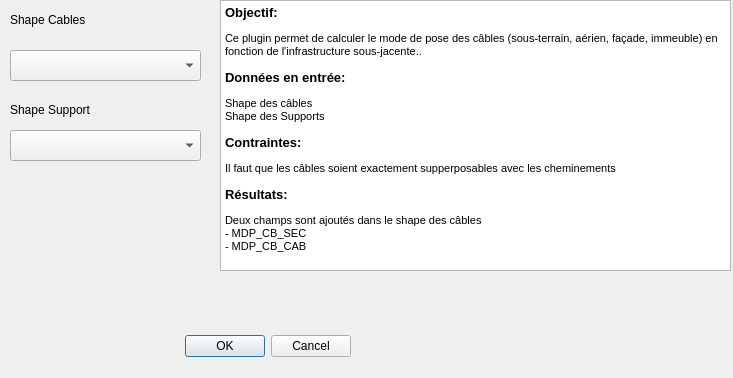
<?xml version="1.0" encoding="UTF-8"?>
<ui version="4.0">
 <class>Calcul_mode_pose_sectionDialogBase</class>
 <widget class="QDialog" name="Calcul_mode_pose_sectionDialogBase">
  <property name="geometry">
   <rect>
    <x>0</x>
    <y>0</y>
    <width>733</width>
    <height>378</height>
   </rect>
  </property>
  <property name="windowTitle">
   <string>Calcul_mode_pose_section</string>
  </property>
  <widget class="QDialogButtonBox" name="button_box">
   <property name="geometry">
    <rect>
     <x>10</x>
     <y>330</y>
     <width>341</width>
     <height>32</height>
    </rect>
   </property>
   <property name="orientation">
    <enum>Qt::Horizontal</enum>
   </property>
   <property name="standardButtons">
    <set>QDialogButtonBox::Cancel|QDialogButtonBox::Ok</set>
   </property>
  </widget>
  <widget class="QComboBox" name="comboCABLES">
   <property name="geometry">
    <rect>
     <x>10</x>
     <y>50</y>
     <width>191</width>
     <height>31</height>
    </rect>
   </property>
  </widget>
  <widget class="QComboBox" name="comboSUPPORT">
   <property name="geometry">
    <rect>
     <x>10</x>
     <y>130</y>
     <width>191</width>
     <height>31</height>
    </rect>
   </property>
  </widget>
  <widget class="QLabel" name="label">
   <property name="geometry">
    <rect>
     <x>10</x>
     <y>10</y>
     <width>101</width>
     <height>20</height>
    </rect>
   </property>
   <property name="text">
    <string>Shape Cables</string>
   </property>
  </widget>
  <widget class="QLabel" name="label_2">
   <property name="geometry">
    <rect>
     <x>10</x>
     <y>100</y>
     <width>101</width>
     <height>20</height>
    </rect>
   </property>
   <property name="text">
    <string>Shape Support</string>
   </property>
  </widget>
  <widget class="QTextBrowser" name="textBrowser">
   <property name="geometry">
    <rect>
     <x>220</x>
     <y>0</y>
     <width>511</width>
     <height>271</height>
    </rect>
   </property>
   <property name="html">
    <string>&lt;!DOCTYPE HTML PUBLIC &quot;-//W3C//DTD HTML 4.0//EN&quot; &quot;http://www.w3.org/TR/REC-html40/strict.dtd&quot;&gt;
&lt;html&gt;&lt;head&gt;&lt;meta name=&quot;qrichtext&quot; content=&quot;1&quot; /&gt;&lt;style type=&quot;text/css&quot;&gt;
p, li { white-space: pre-wrap; }
&lt;/style&gt;&lt;/head&gt;&lt;body style=&quot; font-family:'MS Shell Dlg 2'; font-size:8.25pt; font-weight:400; font-style:normal;&quot;&gt;
&lt;p style=&quot; margin-top:0px; margin-bottom:0px; margin-left:0px; margin-right:0px; -qt-block-indent:0; text-indent:0px;&quot;&gt;&lt;span style=&quot; font-size:10pt; font-weight:600;&quot;&gt;Objectif:&lt;/span&gt;&lt;/p&gt;
&lt;p style=&quot; margin-top:12px; margin-bottom:0px; margin-left:0px; margin-right:0px; -qt-block-indent:0; text-indent:0px;&quot;&gt;&lt;span style=&quot; font-family:'MS Shell Dlg 2,sans-serif'; font-size:8pt;&quot;&gt;Ce plugin permet de calculer le mode de pose des câbles (sous-terrain, aérien, façade, immeuble) en fonction de l'infrastructure sous-jacente..&lt;/span&gt;&lt;/p&gt;
&lt;p style=&quot; margin-top:12px; margin-bottom:0px; margin-left:0px; margin-right:0px; -qt-block-indent:0; text-indent:0px;&quot;&gt;&lt;span style=&quot; font-family:'MS Shell Dlg 2,sans-serif'; font-size:10pt; font-weight:600;&quot;&gt;Données en entrée: &lt;/span&gt;&lt;/p&gt;
&lt;p style=&quot; margin-top:12px; margin-bottom:0px; margin-left:0px; margin-right:0px; -qt-block-indent:0; text-indent:0px;&quot;&gt;&lt;span style=&quot; font-size:8pt;&quot;&gt;Shape des câbles&lt;/span&gt;&lt;/p&gt;
&lt;p style=&quot; margin-top:0px; margin-bottom:0px; margin-left:0px; margin-right:0px; -qt-block-indent:0; text-indent:0px;&quot;&gt;&lt;span style=&quot; font-size:8pt;&quot;&gt;Shape des Supports&lt;/span&gt;&lt;/p&gt;
&lt;p style=&quot; margin-top:12px; margin-bottom:0px; margin-left:0px; margin-right:0px; -qt-block-indent:0; text-indent:0px;&quot;&gt;&lt;span style=&quot; font-family:'MS Shell Dlg 2,sans-serif'; font-size:10pt; font-weight:600;&quot;&gt;Contraintes:&lt;/span&gt;&lt;span style=&quot; font-size:10pt;&quot;&gt; &lt;/span&gt;&lt;/p&gt;
&lt;p style=&quot; margin-top:12px; margin-bottom:12px; margin-left:0px; margin-right:0px; -qt-block-indent:0; text-indent:0px;&quot;&gt;&lt;span style=&quot; font-size:8pt;&quot;&gt;Il faut que les câbles soient exactement supperposables avec les cheminements&lt;/span&gt;&lt;/p&gt;
&lt;p style=&quot; margin-top:12px; margin-bottom:12px; margin-left:0px; margin-right:0px; -qt-block-indent:0; text-indent:0px;&quot;&gt;&lt;span style=&quot; font-family:'MS Shell Dlg 2,sans-serif'; font-size:10pt; font-weight:600;&quot;&gt;Résultats:&lt;/span&gt;&lt;span style=&quot; font-size:10pt;&quot;&gt; &lt;/span&gt;&lt;/p&gt;
&lt;p style=&quot; margin-top:0px; margin-bottom:0px; margin-left:0px; margin-right:0px; -qt-block-indent:0; text-indent:0px;&quot;&gt;&lt;span style=&quot; font-size:8pt;&quot;&gt;Deux champs sont ajoutés dans le shape des câbles&lt;/span&gt;&lt;/p&gt;
&lt;p style=&quot; margin-top:0px; margin-bottom:0px; margin-left:0px; margin-right:0px; -qt-block-indent:0; text-indent:0px;&quot;&gt;&lt;span style=&quot; font-size:8pt;&quot;&gt;- MDP_CB_SEC&lt;/span&gt;&lt;/p&gt;
&lt;p style=&quot; margin-top:0px; margin-bottom:0px; margin-left:0px; margin-right:0px; -qt-block-indent:0; text-indent:0px;&quot;&gt;&lt;span style=&quot; font-size:8pt;&quot;&gt;- MDP_CB_CAB&lt;/span&gt;&lt;/p&gt;&lt;/body&gt;&lt;/html&gt;</string>
   </property>
  </widget>
 </widget>
 <resources/>
 <connections>
  <connection>
   <sender>button_box</sender>
   <signal>accepted()</signal>
   <receiver>Calcul_mode_pose_sectionDialogBase</receiver>
   <slot>accept()</slot>
   <hints>
    <hint type="sourcelabel">
     <x>20</x>
     <y>20</y>
    </hint>
    <hint type="destinationlabel">
     <x>20</x>
     <y>20</y>
    </hint>
   </hints>
  </connection>
  <connection>
   <sender>button_box</sender>
   <signal>rejected()</signal>
   <receiver>Calcul_mode_pose_sectionDialogBase</receiver>
   <slot>reject()</slot>
   <hints>
    <hint type="sourcelabel">
     <x>20</x>
     <y>20</y>
    </hint>
    <hint type="destinationlabel">
     <x>20</x>
     <y>20</y>
    </hint>
   </hints>
  </connection>
 </connections>
</ui>
